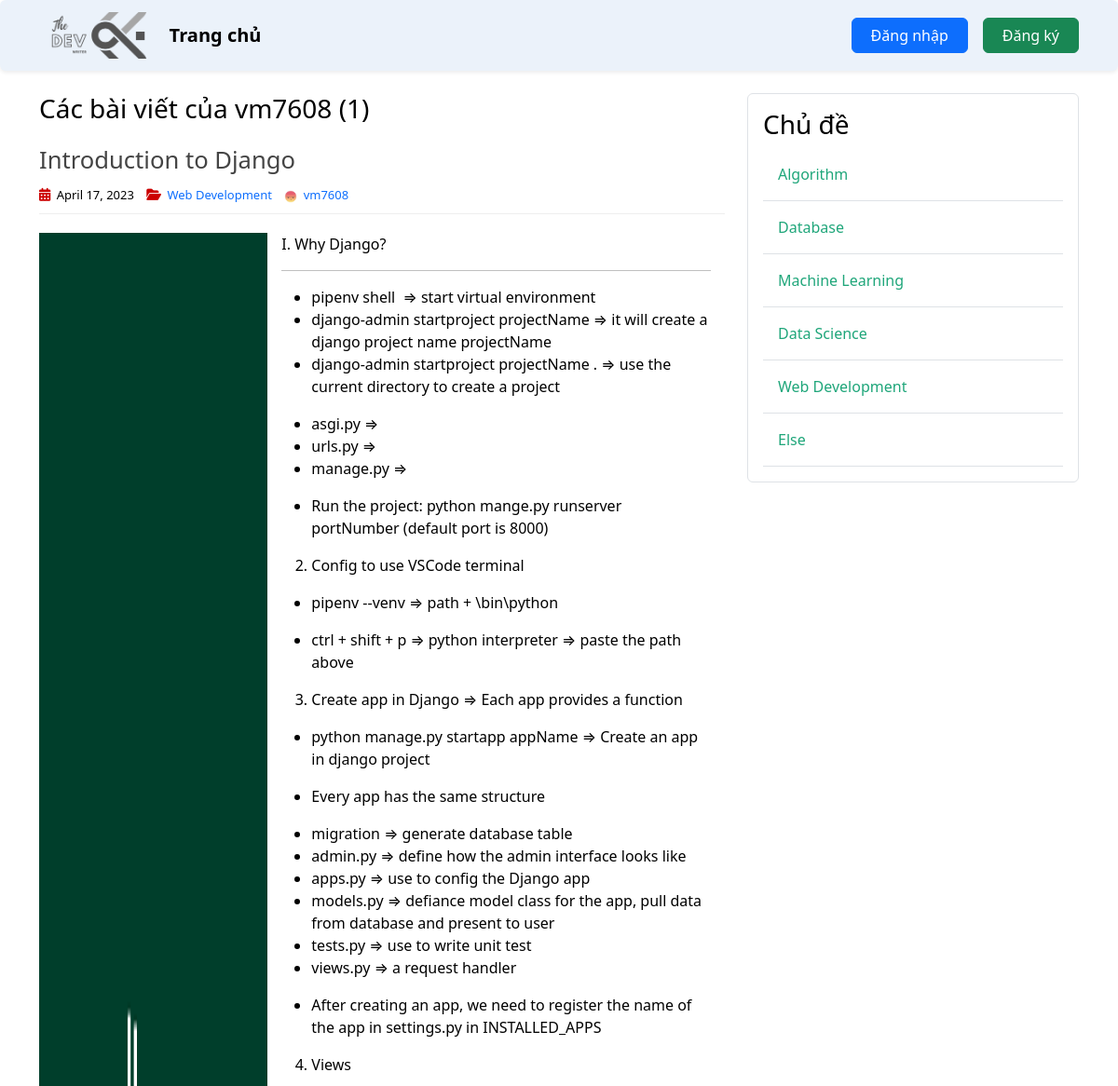
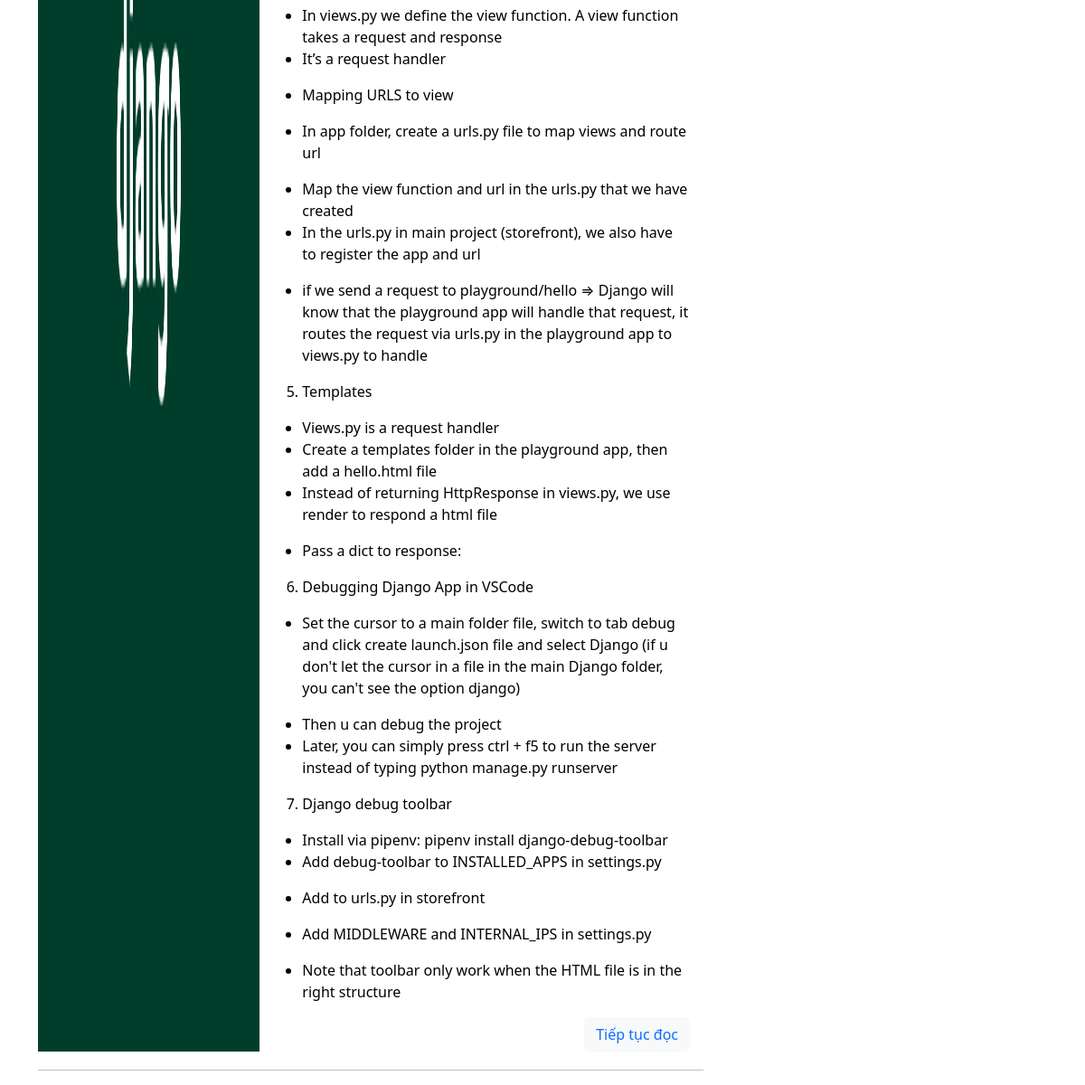
The app's page /user/vm7608 with its own data (2 pictures, top to bottom).
### post_app/models.py (models this page shows, shortened)
class Post(models.Model):
    title = models.CharField(max_length=256)
    content = RichTextField(blank=True, null=True)
    date_posted = models.DateTimeField(default=timezone.now)
    author = models.ForeignKey(User, on_delete=models.CASCADE)
    image = models.ImageField(
        default='post_default.jpg', upload_to='post_pics')
    topic = models.ForeignKey(
        Topic, on_delete=models.CASCADE, null=True, blank=False)

class Topic(models.Model):
    name = models.CharField(max_length=256)

### user_app/models.py (models this page shows, shortened)
class Profile(models.Model):
    user = models.OneToOneField(User, on_delete=models.CASCADE)
    avatar = models.ImageField(default='default.jpg', upload_to='profile_pics')

### post_app/views.py (the view)
# urls.py: path('user/<str:username>', UserPostListView.as_view(), name='user-posts'),
class UserPostListView(ListView):
    model = Post
    template_name = 'post/user_posts.html'
    context_object_name = 'posts'
    paginate_by = 5
    def get_queryset(self):
        user = get_object_or_404(User, username=self.kwargs.get('username'))
        return Post.objects.filter(author=user).order_by('-date_posted')
    def get_context_data(self, **kwargs):
        user = get_object_or_404(User, username=self.kwargs.get('username'))
        context = super(UserPostListView, self).get_context_data(**kwargs)
        context['posts'] = Post.objects.filter(
            author=user).order_by('-date_posted')
        context['topics'] = Topic.objects.all()
        return context

### post_app/templates/post/user_posts.html (shortened to what this page needs)
{% extends 'base.html' %}
{% load static %}
{% block post_content %}
<head>
    <link rel="stylesheet" type="text/css" href="{% static 'article/home.css' %}">
</head>
    <h3 class="mb-3">Các bài viết của {{ view.kwargs.username }} ({{ page_obj.paginator.count }})</h3>
    {% for post in posts %}
    <article>
        <header>
            <h2>
                <a href="{% url 'post-detail' post.id %}" class="post-title">
                    {{ post.title }}
                </a>
            </h2>
            <div class="entry-meta">
                <span>
                    <i class="fa-solid fa-calendar-days"></i>
                    {{ post.date_posted | date:"F d, Y" }}
                </span>
                <span>
                    <i class="fa-solid fa-folder-open"></i>
                    <a href="{% url 'topic-posts' post.topic.id %}" class="topic-link">
                        {{ post.topic.name }}
                    </a>
                </span>
                <span>
                    <img class="rounded-circle account-img" src="{{ post.author.profile.avatar.url }}" alt="account-image">
                    <a href="{% url 'user-posts' post.author.username %}" class="ms-auto">{{ post.author }}</a>
                </span>
            </div>
        </header>
        <div class="entry-content">
            <img class="col-sm-4" src="{{ post.image.url }}" alt="image">
            <div class="post-content">
                <div class="truncate-content">
                    {{ post.content|safe }}
                </div>
                <p>
                    <button type="button" class="btn btn-light">
                        <a href="{% url 'post-detail' post.id %}">
                            Tiếp tục đọc
                        </a>
                    </button>
                </p>
            </div>
        </div>
    </article>
        <hr class="section-divider">
    {% endfor%}
{% endblock post_content %}
{% block topic_content %}
    {% include 'topic/topic_sidebar.html' %}
{% endblock topic_content %}

### post_app/templates/topic/topic_sidebar.html
<div class="content-section border p-3 rounded">
    <h3>Chủ đề</h3>
    {% for topic in topics %}
        <a href="{% url 'topic-posts' topic.id %}" class="topic-link">
            <div class="border-bottom w-100 p-3">
                {{topic.name}}
            </div>
        </a>
    {% endfor%}
</div>

### tech_forum/static/css/main.css (style rules this page uses)
body { color: #000; margin-top: 5rem; }
a, a:hover { text-decoration: none; }

### post_app/static/article/home.css (style rules this page uses)
a, a:hover { text-decoration: none; }
article { margin-bottom: 20px; }
article header { border-bottom: 1px solid #eee; padding-bottom: 9px; }
.post-title { color: #444; font-size: 1.6rem; }
.entry-meta span { font-size: 13px; margin-right: 10px; }
.entry-meta i { font-size: 14px; margin-right: 3px; color: #cc0000; }
.account-img { height: 14px; width: 14px; margin-right: 3px; border: #cc0000; }
.truncate-content p:first-child { display: -webkit-box; -webkit-line-clamp: 6; -webkit-box-orient: vertical; overflow: hidden; text-overflow: ellipsis; margin-bottom: 0; text-align: justify; }
.entry-content { display: flex; flex-direction: row; margin-top: 20px; }
.post-content { display: flex; flex-direction: column; justify-content: space-between; align-items: flex-end; min-height: 1px; padding-right: 15px; padding-left: 15px; }
.post-content > * { margin-bottom: 0; }
.topic-link div { color: #1fa67a; }

### records on screen
Post: title "Introduction to Django", date_posted "April 17, 2023", topic.name "Web Development", author.profile.avatar (picture), author "vm7608", image (picture), content "I. Why Django? pipenv shell ⇒ start virtual environment django-admin startproject projectName ⇒ it will create a django project name projectName django-admin startproject projectName . ⇒ use the current directory to create a project asgi.py ⇒ urls.py ⇒ manage.py ⇒ Run the project: python mange.py runserver portNumber (default port is 8000) Config to use VSCode terminal pipenv --venv ⇒ path + \\bin\\python ctrl + shift + p ⇒ python interpreter ⇒ paste the path above Create app in Django ⇒ Each app provides a function python manage.py startapp appName ⇒ Create an app in django project Every app has the same structure migration ⇒ generate database table admin.py ⇒ define how the admin interface…"
Topic: name "Algorithm"
Topic: name "Database"
Topic: name "Machine Learning"
Topic: name "Data Science"
Topic: name "Web Development"
Topic: name "Else"

### other values on screen
{{ view.kwargs.username }} "vm7608"
{{ page_obj.paginator.count }} "1"
